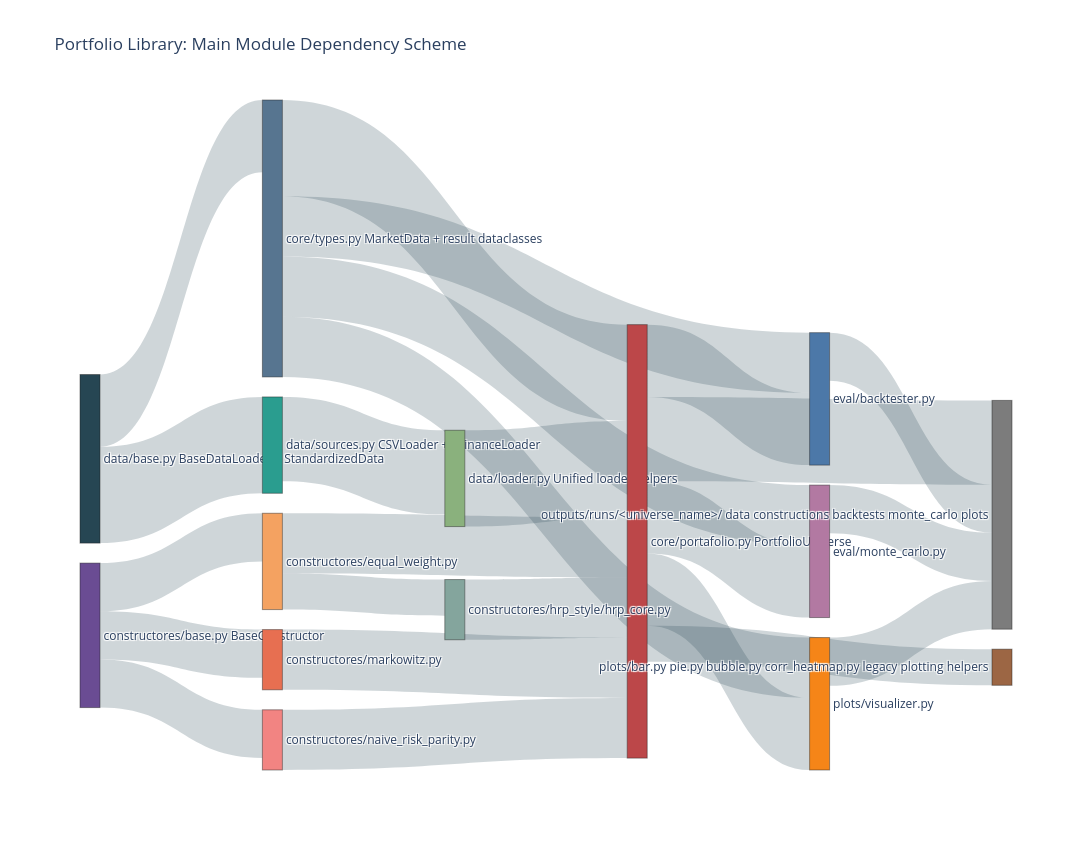

The notebook cell saved with this chart:
### Markdown cell above
## 2. Module dependency scheme

This second figure is more concrete. It maps the main files/modules and how they connect.

Reading guide:
- left side: data layer and inputs
- center: core container and result types
- right side: construction, evaluation, plotting, and storage

### Code cell
module_nodes = [
    'data/base.py\nBaseDataLoader + StandardizedData',
    'data/sources.py\nCSVLoader + YFinanceLoader',
    'data/loader.py\nUnified loader helpers',
    'core/types.py\nMarketData + result dataclasses',
    'core/portafolio.py\nPortfolioUniverse',
    'constructores/base.py\nBaseConstructor',
    'constructores/equal_weight.py',
    'constructores/markowitz.py',
    'constructores/naive_risk_parity.py',
    'constructores/hrp_style/hrp_core.py',
    'eval/backtester.py',
    'eval/monte_carlo.py',
    'plots/visualizer.py',
    'plots/bar.py pie.py bubble.py corr_heatmap.py\nlegacy plotting helpers',
    'outputs/runs/<universe_name>/\ndata constructions backtests monte_carlo plots',
]

module_index = {name: i for i, name in enumerate(module_nodes)}

module_links = [
    ('data/base.py\nBaseDataLoader + StandardizedData', 'data/sources.py\nCSVLoader + YFinanceLoader', 8),
    ('data/sources.py\nCSVLoader + YFinanceLoader', 'data/loader.py\nUnified loader helpers', 7),
    ('data/base.py\nBaseDataLoader + StandardizedData', 'core/types.py\nMarketData + result dataclasses', 6),
    ('data/loader.py\nUnified loader helpers', 'core/portafolio.py\nPortfolioUniverse', 8),
    ('core/types.py\nMarketData + result dataclasses', 'core/portafolio.py\nPortfolioUniverse', 8),
    ('constructores/base.py\nBaseConstructor', 'constructores/equal_weight.py', 4),
    ('constructores/base.py\nBaseConstructor', 'constructores/markowitz.py', 4),
    ('constructores/base.py\nBaseConstructor', 'constructores/naive_risk_parity.py', 4),
    ('constructores/equal_weight.py', 'constructores/hrp_style/hrp_core.py', 3),
    ('constructores/markowitz.py', 'core/portafolio.py\nPortfolioUniverse', 5),
    ('constructores/equal_weight.py', 'core/portafolio.py\nPortfolioUniverse', 5),
    ('constructores/naive_risk_parity.py', 'core/portafolio.py\nPortfolioUniverse', 5),
    ('constructores/hrp_style/hrp_core.py', 'core/portafolio.py\nPortfolioUniverse', 5),
    ('core/types.py\nMarketData + result dataclasses', 'eval/backtester.py', 5),
    ('core/types.py\nMarketData + result dataclasses', 'eval/monte_carlo.py', 5),
    ('core/portafolio.py\nPortfolioUniverse', 'eval/backtester.py', 6),
    ('core/portafolio.py\nPortfolioUniverse', 'eval/monte_carlo.py', 6),
    ('core/portafolio.py\nPortfolioUniverse', 'plots/visualizer.py', 6),
    ('core/types.py\nMarketData + result dataclasses', 'plots/visualizer.py', 5),
    ('core/portafolio.py\nPortfolioUniverse', 'plots/bar.py pie.py bubble.py corr_heatmap.py\nlegacy plotting helpers', 3),
    ('core/portafolio.py\nPortfolioUniverse', 'outputs/runs/<universe_name>/\ndata constructions backtests monte_carlo plots', 7),
    ('eval/backtester.py', 'outputs/runs/<universe_name>/\ndata constructions backtests monte_carlo plots', 4),
    ('eval/monte_carlo.py', 'outputs/runs/<universe_name>/\ndata constructions backtests monte_carlo plots', 4),
    ('plots/visualizer.py', 'outputs/runs/<universe_name>/\ndata constructions backtests monte_carlo plots', 4),
]

fig_modules = go.Figure(
    data=[
        go.Sankey(
            arrangement='snap',
            node=dict(
                pad=20,
                thickness=20,
                line=dict(color='rgba(30,30,30,0.45)', width=1),
                label=module_nodes,
                color=[
                    '#264653', '#2A9D8F', '#8AB17D', '#577590', '#BC4749',
                    '#6A4C93', '#F4A261', '#E76F51', '#F28482', '#84A59D',
                    '#4C78A8', '#B279A2', '#F58518', '#9C6644', '#7C7C7C'
                ],
            ),
            link=dict(
                source=[module_index[s] for s, _, _ in module_links],
                target=[module_index[t] for _, t, _ in module_links],
                value=[v for _, _, v in module_links],
                color='rgba(38, 70, 83, 0.22)',
            ),
        )
    ]
)

fig_modules.update_layout(
    title='Portfolio Library: Main Module Dependency Scheme',
    font=dict(size=12),
    template='plotly_white',
    width=1450,
    height=850,
)

fig_modules.show()

### Figure 1 — Plotly figure (JSON) as saved in the notebook; plotly's stock layout.template omitted (floating-point values rounded to 4 significant figures)
{"data": [{"arrangement": "snap", "link": {"color": "rgba(38, 70, 83, 0.22)", "source": [0, 1, 0, 2, 3, 5, 5, 5, 6, 7, 6, 8, 9, 3, 3, 4, 4, 4, 3, 4, 4, 10, 11, 12], "target": [1, 2, 3, 4, 4, 6, 7, 8, 9, 4, 4, 4, 4, 10, 11, 10, 11, 12, 12, 13, 14, 14, 14, 14], "value": [8, 7, 6, 8, 8, 4, 4, 4, 3, 5, 5, 5, 5, 5, 5, 6, 6, 6, 5, 3, 7, 4, 4, 4]}, "node": {"color": ["#264653", "#2A9D8F", "#8AB17D", "#577590", "#BC4749", "#6A4C93", "#F4A261", "#E76F51", "#F28482", "#84A59D", "#4C78A8", "#B279A2", "#F58518", "#9C6644", "#7C7C7C"], "label": ["data/base.py\nBaseDataLoader + StandardizedData", "data/sources.py\nCSVLoader + YFinanceLoader", "data/loader.py\nUnified loader helpers", "core/types.py\nMarketData + result dataclasses", "core/portafolio.py\nPortfolioUniverse", "constructores/base.py\nBaseConstructor", "constructores/equal_weight.py", "constructores/markowitz.py", "constructores/naive_risk_parity.py", "constructores/hrp_style/hrp_core.py", "eval/backtester.py", "eval/monte_carlo.py", "plots/visualizer.py", "plots/bar.py pie.py bubble.py corr_heatmap.py\nlegacy plotting helpers", "outputs/runs/<universe_name>/\ndata constructions backtests monte_carlo plots"], "line": {"color": "rgba(30,30,30,0.45)", "width": 1}, "pad": 20, "thickness": 20}, "type": "sankey"}], "layout": {"font": {"size": 12}, "height": 850, "title": {"text": "Portfolio Library: Main Module Dependency Scheme"}, "width": 1450}}
